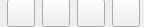
       <widget class="QWidget" name="spacerWidget" native="true">
        <property name="minimumSize">
         <size>
          <width>144</width>
          <height>27</height>
         </size>
        </property>
        <property name="maximumSize">
         <size>
          <width>144</width>
          <height>27</height>
         </size>
        </property>
        <widget class="QWidget" name="horizontalLayoutWidget">
         <property name="geometry">
          <rect>
           <x>0</x>
           <y>-2</y>
           <width>151</width>
           <height>31</height>
          </rect>
         </property>
         <layout class="QHBoxLayout" name="horizontalLayout_6">
          <property name="spacing">
           <number>0</number>
          </property>
          <item>
           <widget class="QPushButton" name="loadButton">
            <property name="sizePolicy">
             <sizepolicy hsizetype="Minimum" vsizetype="Minimum">
              <horstretch>0</horstretch>
              <verstretch>0</verstretch>
             </sizepolicy>
            </property>
            <property name="minimumSize">
             <size>
              <width>20</width>
              <height>16</height>
             </size>
            </property>
            <property name="maximumSize">
             <size>
              <width>28</width>
              <height>28</height>
             </size>
            </property>
            <property name="text">
             <string/>
            </property>
            <property name="icon">
             <iconset>
              <normaloff>resources/Oxygen-Icons.org-Oxygen-Mimetypes-inode-directory.ico</normaloff>resources/Oxygen-Icons.org-Oxygen-Mimetypes-inode-directory.ico</iconset>
            </property>
            <property name="iconSize">
             <size>
              <width>22</width>
              <height>22</height>
             </size>
            </property>
           </widget>
          </item>
          <item>
           <widget class="QPushButton" name="saveButton">
            <property name="sizePolicy">
             <sizepolicy hsizetype="Minimum" vsizetype="Minimum">
              <horstretch>0</horstretch>
              <verstretch>0</verstretch>
             </sizepolicy>
            </property>
            <property name="minimumSize">
             <size>
              <width>20</width>
              <height>16</height>
             </size>
            </property>
            <property name="maximumSize">
             <size>
              <width>28</width>
              <height>28</height>
             </size>
            </property>
            <property name="text">
             <string/>
            </property>
            <property name="icon">
             <iconset>
              <normaloff>resources/Oxygen-Icons.org-Oxygen-Actions-document-save.ico</normaloff>resources/Oxygen-Icons.org-Oxygen-Actions-document-save.ico</iconset>
            </property>
            <property name="iconSize">
             <size>
              <width>22</width>
              <height>22</height>
             </size>
            </property>
           </widget>
          </item>
          <item>
           <widget class="QPushButton" name="saveAsButton">
            <property name="sizePolicy">
             <sizepolicy hsizetype="Minimum" vsizetype="Minimum">
              <horstretch>0</horstretch>
              <verstretch>0</verstretch>
             </sizepolicy>
            </property>
            <property name="minimumSize">
             <size>
              <width>20</width>
              <height>16</height>
             </size>
            </property>
            <property name="maximumSize">
             <size>
              <width>28</width>
              <height>28</height>
             </size>
            </property>
            <property name="text">
             <string/>
            </property>
            <property name="icon">
             <iconset>
              <normaloff>resources/Oxygen-Icons.org-Oxygen-Actions-document-save-all.ico</normaloff>resources/Oxygen-Icons.org-Oxygen-Actions-document-save-all.ico</iconset>
            </property>
            <property name="iconSize">
             <size>
              <width>22</width>
              <height>22</height>
             </size>
            </property>
           </widget>
          </item>
          <item>
           <widget class="QPushButton" name="settingsButton">
            <property name="sizePolicy">
             <sizepolicy hsizetype="Minimum" vsizetype="Minimum">
              <horstretch>0</horstretch>
              <verstretch>0</verstretch>
             </sizepolicy>
            </property>
            <property name="minimumSize">
             <size>
              <width>20</width>
              <height>16</height>
             </size>
            </property>
            <property name="maximumSize">
             <size>
              <width>28</width>
              <height>28</height>
             </size>
            </property>
            <property name="text">
             <string/>
            </property>
            <property name="icon">
             <iconset>
              <normaloff>resources/Oxygen-Icons.org-Oxygen-Mimetypes-application-x-desktop.ico</normaloff>resources/Oxygen-Icons.org-Oxygen-Mimetypes-application-x-desktop.ico</iconset>
            </property>
            <property name="iconSize">
             <size>
              <width>22</width>
              <height>22</height>
             </size>
            </property>
           </widget>
          </item>
         </layout>
        </widget>
       </widget>
